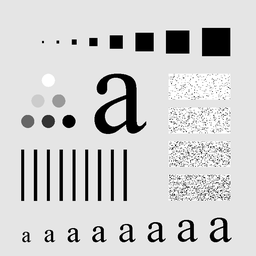
#> input picture Images/Characters Test Pattern 688x688.tif, 256 x 256 px, shrunk from 688 x 688 before the run
$ jupyter execute Problem_3_c.ipynb
#> lines starting #> are read from the running program, lines starting #| are printed output that depends on the picture; after the words box and inside, x2 and y2 are one past the last pixel; in counts of white or black regions, pixels touching at a corner belong together
### Take grayscale image of size 512x512, add some salt & pepper noise and perform the following  operations –
### (c) Apply harmonic and geometric mean filter on the noisy image and compare their performance with PSNR

[cell 1]
import cv2
import math
import numpy as np
import matplotlib.pyplot as plt

[cell 2]
image = cv2.imread('./../../Images/Characters Test Pattern 688x688.tif', cv2.IMREAD_GRAYSCALE)
#> image is the input picture: shape (256, 256); min 0, max 255, mean 207.3
plt.imshow(image, cmap='gray')
plt.show()

[cell 3]
def add_salt_pepper_noise(image, percent_salt, percent_pepper):
#> called with percent_salt = 15, percent_pepper = 10
    noisy_image = image.copy()
    salt_amount = (image.shape[0] * image.shape[1]) * (percent_salt / 100)
#> salt_amount = 9830.4
    pepper_amount = (image.shape[0] * image.shape[1]) * (percent_pepper / 100)
#> pepper_amount = 6553.6

    for k in range(int(salt_amount)):
        index = []
        for x in range(2):
            index.append(np.random.randint(0, image.shape[x]))
        noisy_image[index[0], index[1]] = 255
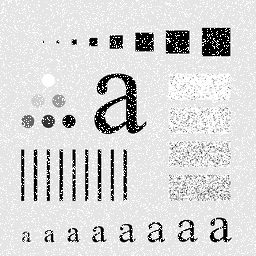
#> noisy_image: shape (256, 256); 13.63% of pixels changed, all inside (x1, y1, x2, y2) = (0, 0, 256, 256)

    for k in range(int(pepper_amount)):
        index = []
        for x in range(2):
            index.append(np.random.randint(0, image.shape[x]))
        noisy_image[index[0], index[1]] = 0
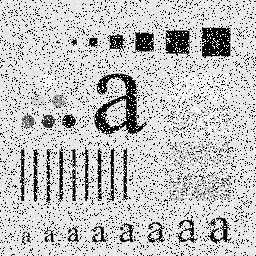
#> noisy_image: shape (256, 256); 9.09% of pixels changed, all inside (x1, y1, x2, y2) = (0, 0, 256, 256)

    return noisy_image

[cell 4]
def harmonic_mean(image_subsec):
    n = image_subsec.shape[0] * image_subsec.shape[1]
    image_subsec = image_subsec.astype(np.float64)
    x = 1 / (image_subsec + 1e-6)  # avoid division by zero
    x = np.sum(x)
    res = n / x
    return np.uint8(res)

[cell 5]
def geometric_mean(image_subsec):
    n = image_subsec.shape[0] * image_subsec.shape[1]
    image_subsec = image_subsec.astype(np.float64)
    x = np.prod(image_subsec)
    x = np.pow(x, 1/n)
    return x.astype(np.uint8)

[cell 6]
def filter(image, kernel_size, type = 'harmonic'):
#> called with kernel_size = (3, 3), type = 'harmonic'
    if type == 'harmonic':
        fn = harmonic_mean
    elif type == 'geometric':
        fn = geometric_mean

    kernel = np.ones(kernel_size)
    padx = kernel_size[0] // 2
    pady = kernel_size[1] // 2

    padded_image = np.zeros((image.shape[0]+2*padx, image.shape[1]+2*pady))
    padded_image[padx : image.shape[0]+padx, pady : image.shape[1]+pady] = image
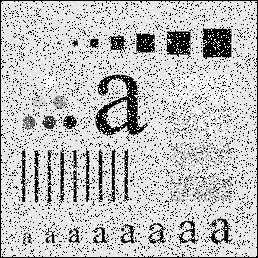
#> padded_image: shape (258, 258) float64; min 0, max 255, mean 190.7

    new_image = np.zeros_like(image)
    for i in range(image.shape[0]):
        for j in range(image.shape[1]):
            subsec = padded_image[i:i+kernel_size[0], j:j+kernel_size[1]]
            new_image[i,j] = fn(subsec*kernel)
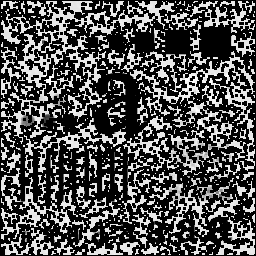
#> new_image: shape (256, 256); min 0, max 255, mean 80.3
    return new_image.astype(np.uint8)

[cell 7]
def psnr(image, noisy_image):
    image = image.astype(np.float32)
    noisy_image = noisy_image.astype(np.float32)
    return 10 * np.log10(255**2/np.mean(np.pow(image-noisy_image, 2)))

[cell 8]
noisy_image = add_salt_pepper_noise(image, 15, 10)
plt.imshow(noisy_image, cmap='gray')
plt.title("The Noisy Image")
plt.show()

[cell 9]
harmonic_mean_image = filter(noisy_image, (3,3), 'harmonic')
psnr_val = psnr(noisy_image, harmonic_mean_image)
plt.imshow(harmonic_mean_image, cmap='gray')
plt.title(f"Harmonic Mean | PSNR: {psnr_val}")
plt.show()

[cell 10]
geometric_mean_image = filter(noisy_image, (3,3), 'geometric')
psnr_val = psnr(noisy_image, geometric_mean_image)
